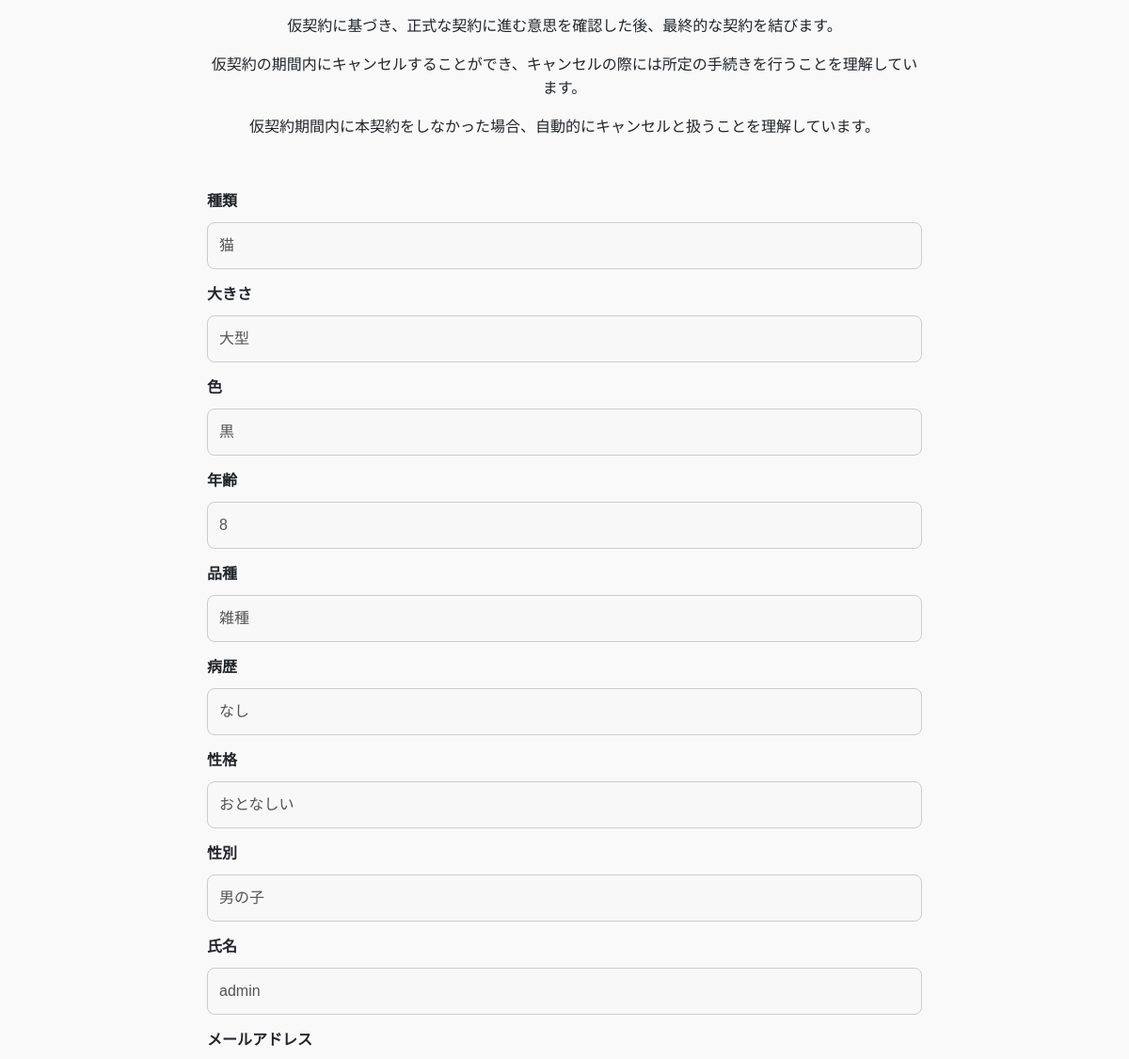
Before: /karikeiyaku/23/ (signed in, middle part) with the older database file.
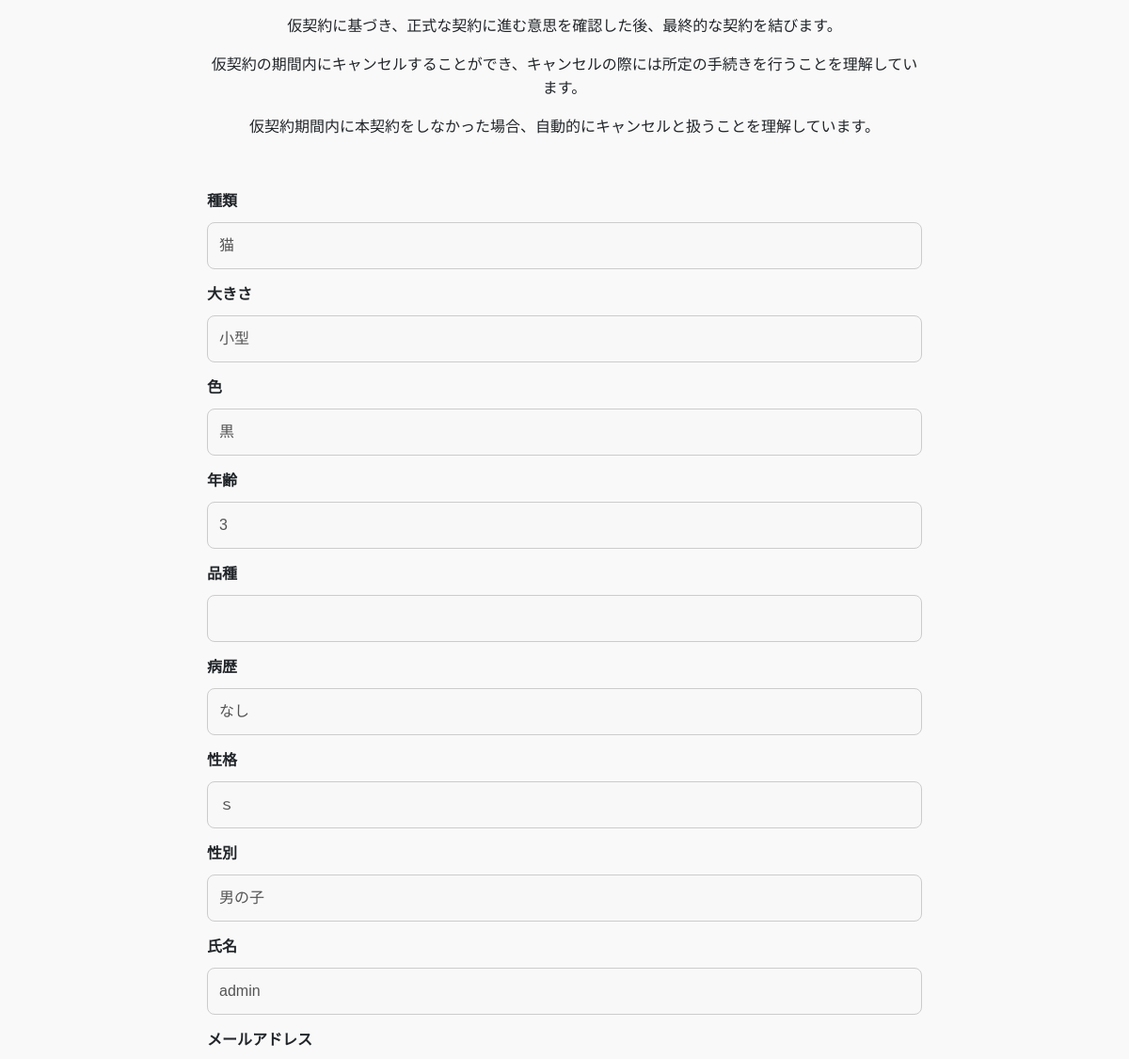
After: the same page with the newer database file.
### petapp/models.py (models this page shows, shortened)
class Pet(models.Model):
    TYPE_CHOICES = [
        ('犬', '犬'),
        ('猫', '猫'),
    ]
    SIZE_CHOICES = [
        ('大型', '大型'),
        ('中型', '中型'),
        ('小型', '小型'),
    ]
    id = models.IntegerField(primary_key=True)
    type = models.CharField(max_length=10, choices=TYPE_CHOICES, default='', verbose_name="種類")
    size = models.CharField(max_length=10, choices=SIZE_CHOICES, default='', verbose_name="サイズ")
    color = models.CharField(max_length=100, default='', verbose_name="色")
    age = models.IntegerField(
        validators=[MinValueValidator(0), MaxValueValidator(10)], verbose_name="歳"
    )
    kinds = models.CharField(max_length=100, default='', verbose_name="種別")
    disease = models.CharField(max_length=100, null=True, blank=True, default='', verbose_name="病気")
    personality = models.CharField(max_length=500, null=False, default='', verbose_name="性格")
    sex = models.CharField(
        max_length=10,
        choices=[('オス', 'オス'), ('メス', 'メス')],
        default='', verbose_name="性別"
    )
    phone_number = models.CharField(
        max_length=15,
        blank=False,
        null=True,
        validators=[RegexValidator(r'^[0-9]{10,15}$', '電話番号は半角数字のみで、10～15桁にしてください。')],
        verbose_name="電話番号"
    )

### accounts/models.py (models this page shows)
class CustomUser(AbstractUser):
    groups = models.ManyToManyField(Group, blank=True,  related_name='customuser_set')
    user_permissions = models.ManyToManyField(Permission, blank=True, related_name='customuser_set')
    address = models.CharField(
        verbose_name='住所',
        max_length=30,
        null=True,blank=True
    )
    phone_number = models.CharField(
        verbose_name='電話番号',
        max_length=15,
        null=True,blank=True
    )

### karikeiyaku/views.py (the view)
# urls.py: path('<int:pet_id>/', views.karikeiyaku_form, name='form'),  # 仮契約フォーム
def karikeiyaku_form(request, pet_id):
    pet = get_object_or_404(Pet, id=pet_id)
    user_karikeiyaku = Karikeiyaku.objects.filter(user=request.user, pet=pet, status="仮契約中").first()
    exclusion_list = [
        "なし", "無し", "無い", "ない", "無", "ありません",  "無いです", "ないです",
        "存在しない", "不明", "特にない", "特にありません", "特に無い",
        "特に不明", "特になし", "特に無し", "特にないです"
    ]
    show_disease = pet.disease and pet.disease not in exclusion_list
    if request.method == 'POST' and not user_karikeiyaku:
        form = KarikeiyakuForm(request.POST)
        if form.is_valid():
            karikeiyaku = form.save(commit=False)
            karikeiyaku.pet = pet
            karikeiyaku.user = request.user
            karikeiyaku.status = "仮契約中"
            karikeiyaku.end_date = form.cleaned_data['end_date']
            karikeiyaku.save()
            return redirect('karikeiyaku:complete')
    else:
        form = KarikeiyakuForm()
    end_date = form.fields['end_date'].initial.strftime('%Y-%m-%d')
    show_disease = pet.disease and pet.disease not in exclusion_list
    return render(request, 'karikeiyaku/karikeiyaku_form.html', {
        'form': form,
        'pet': pet,
        'end_date': end_date,
        'user_karikeiyaku': user_karikeiyaku,
        'show_disease': show_disease,  # 病気情報を表示するかどうか
    })

### karikeiyaku/forms.py
class KarikeiyakuForm(forms.ModelForm):
    agreement = forms.BooleanField(
        required=True,
        label="上記について同意します",
        widget=forms.CheckboxInput(attrs={'class': 'form-check-input'})
    )
    class Meta:
        model = Karikeiyaku
        fields = ['end_date']
    def __init__(self, *args, **kwargs):
        super().__init__(*args, **kwargs)
        if not self.instance.pk:  # 新規作成時のみ
            self.fields['end_date'].initial = date.today() + timedelta(weeks=2)
        self.fields['end_date'].widget = forms.DateInput(
            format='%Y-%m-%d',
            attrs={
                'readonly': 'readonly',
                'class': 'form-control',
                'placeholder': 'YYYY-MM-DD'
            }
        )

### karikeiyaku/templates/karikeiyaku/karikeiyaku_form.html (shortened to what this page needs)
{% extends 'base.html' %}
{% block contents %}
    <div class="contract-container">
        <section class="contract-description">
            <p>仮契約に基づき、正式な契約に進む意思を確認した後、最終的な契約を結びます。</p>
            <p>仮契約の期間内にキャンセルすることができ、キャンセルの際には所定の手続きを行うことを理解しています。</p>
            <p>仮契約期間内に本契約をしなかった場合、自動的にキャンセルと扱うことを理解しています。</p>
        </section>
        <section class="contract-details">
            <form method="POST">
                <div class="form-group">
                    <label>種類</label>
                    <input type="text" value="{{ pet.type }}" disabled>
                </div>
                <div class="form-group">
                    <label>大きさ</label>
                    <input type="text" value="{{ pet.size }}" disabled>
                </div>
                <div class="form-group">
                    <label>色</label>
                    <input type="text" value="{{ pet.color }}" disabled>
                </div>
                <div class="form-group">
                    <label>年齢</label>
                    <input type="text" value="{{ pet.age }}" disabled>
                </div>
                <div class="form-group">
                    <label>品種</label>
                    <input type="text" value="{{ pet.kinds }}" disabled>
                </div>
                <div class="form-group">
                    <label>病歴</label>
                    <input type="text" value="{% if show_disease %}{{ pet.disease }}{% else %}なし{% endif %}" disabled>
                </div>
                <div class="form-group">
                    <label>性格</label>
                    <input type="text" value="{{ pet.personality }}" disabled>
                </div>
                <div class="form-group">
                    <label>性別</label>
                    <input type="text" value="{{ pet.sex }}" disabled>
                </div>
                <div class="form-group">
                    <label>氏名</label>
                    <input type="text" value="{{ user.username }}" disabled>
                </div>
                <div class="form-group">
                    <label>メールアドレス</label>
                </div>
        </section>
    </div>
{% endblock %}

### Survey/templates/base.html (shortened to what this page needs)
{% load static %}
<!DOCTYPE html>
<html lang="ja">
    <head>
        <link href="https://cdn.jsdelivr.net/npm/bootstrap-icons@1.5.0/font/bootstrap-icons.css" rel="stylesheet" />
        <link href="https://cdnjs.cloudflare.com/ajax/libs/SimpleLightbox/2.1.0/simpleLightbox.min.css" rel="stylesheet" />
        <link href={% static 'css/styles.css' %} rel="stylesheet" />
    </head>
    <body id="page-top">
        {% block contents %}{% endblock %}
    </body>
</html>

### karikeiyaku/templates/karikeiyaku/karikeiyaku_form.html (style rules this page uses)
.contract-description { text-align: center; margin: 0 auto; padding: 20px; max-width: 800px; }
.contract-description p { margin-bottom: 15px; line-height: 1.6; }
label { display: block; margin-bottom: 5px; font-weight: bold; }
.contract-details { max-width: 800px; margin: 0 auto; padding: 20px; background-color: #f9f9f9; border-radius: 10px; }
.form-group { margin-bottom: 15px; }
input[type="text"], input[type="email"], input[type="address"], input[type="tel"], input[type="date"] { width: 100%; padding: 12px; font-size: 16px; border: 1px solid #ccc; border-radius: 8px; }
.form-group label { font-weight: bold; }

Changed rows visible on the page:
changed Pet "男の子": size "大型" → "小型"; age "8" → "3"; personality "おとなしい" → "ｓ"; kinds "雑種" → (not shown)
